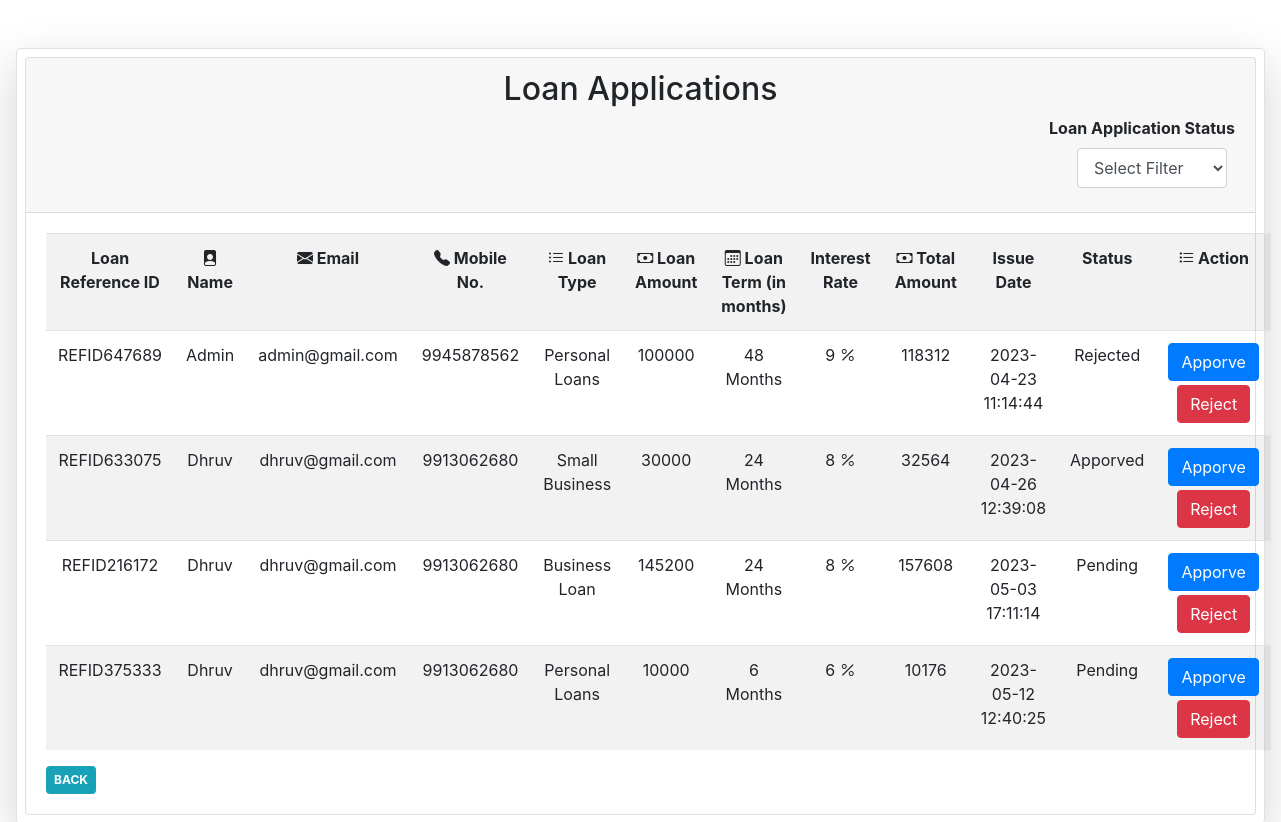
Screenshot of /Partials/_Loans1.php (signed in) with the database file from the repository.
### tables this page shows
CREATE TABLE `loan_application` (
  `id` int(200) NOT NULL,
  `Loan_ID` varchar(50) NOT NULL,
  `U_Name` varchar(50) NOT NULL,
  `Email` varchar(50) NOT NULL,
  `Phone` varchar(15) NOT NULL,
  `Loan_type` varchar(50) NOT NULL,
  `Loan_amount` varchar(100) NOT NULL,
  `Loan_term` int(20) NOT NULL COMMENT 'Loan term in months',
  `Interest_Rate` int(50) NOT NULL,
  `Total_payable_Amount` varchar(50) NOT NULL,
  `Reason` varchar(2048) NOT NULL,
  `Status` varchar(50) NOT NULL,
  `timestamp` datetime NOT NULL
);

### Partials/_Loans1.php (the view, shortened to what this page needs)
<?php
include '_dbconnect.php';
?>
<!DOCTYPE html>
<html>
<head>
    <link rel="stylesheet" href="https://cdn.jsdelivr.net/npm/bootstrap@4.5.3/dist/css/bootstrap.min.css"
>
    <link rel="stylesheet" href="https://cdn.jsdelivr.net/npm/bootstrap-icons@1.10.5/font/bootstrap-icons.css">
    <link rel="stylesheet" type="text/css" href="../assets/css/bootstrap-icons.css">
</head>
<body>
        <div class="row border rounded mx-3 mt-5 p-2 shadow-lg">
                <div class="card " style="width: 1600px;">
                    <div class="card-header text-center pb-0">
                        <h2>Loan Applications</h2>
                        <p class="float-right"><b>Loan Application Status</b><br>
                        <select class="form-control m-2 float-right" style="width:150px; height:40px;" aria-label="Default select example" name="status" id="status" onchange="my_fun(this.value);">
                            <option selected="" disabled="" value="" >Select Filter</option>
                        </select>
                        </p>
                    </div>
                    <div class="card-body">
                        <table class="table table-striped text-center" id="refersh-section">
                            <tr>
                                <th>Loan Reference ID</th>
                                <th><i class="bi bi-file-person-fill"></i> Name</th>
                                <th><i class="bi bi-envelope-fill"></i> Email</th>
                                <th><i class="bi bi-telephone-fill"></i> Mobile No.</th>
                                <th><i class="bi bi-list-ul"></i> Loan Type</th>
                                <th><i class="bi bi-cash"></i> Loan Amount</th>
                                <th><i class="bi bi-calendar3"></i> Loan Term (in months)</th>
                                <th> Interest Rate</th>
                                <th><i class="bi bi-cash"></i> Total Amount</th>
                                <th>Issue Date</th>
                                <th>Status</th>
                                <th><i class="bi bi-list-task"></i> Action</th>
                            </tr>
                            <tr>
                            <?php
                                    $ql1 = "SELECT * FROM `loan_application`";
                                    $que1 = mysqli_query($conn, $ql1);
                                    $res = mysqli_num_rows($que1);
                                    if($res > 0){
                                    for($i=1; $i<=$res;$i++){
                                    $row=mysqli_fetch_array($que1);
                                    ?>
                                    <td>
                                        <?php echo $row['Loan_ID'] ?>
                                    </td>
                                    <td>
                                        <?php echo $row['U_Name'] ?>
                                    </td>
                                    <td>
                                        <?php echo $row['Email'] ?>
                                    </td>
                                    <td>
                                        <?php echo $row['Phone'] ?>
                                    </td>
                                    <td>
                                        <?php echo $row['Loan_type'] ?>
                                    </td>
                                    <td>
                                        <?php echo $row['Loan_amount'] ?>
                                    </td>
                                    <td>
                                        <?php echo $row['Loan_term'] ?> Months
                                    </td>
                                    <td>
                                        <?php echo $row['Interest_Rate'] ?> <i class="bi bi-percent"></i>
                                    </td>
                                    <td>
                                        <?php echo $row['Total_payable_Amount'] ?>
                                    </td>
                                    <td>
                                        <?php echo $row['timestamp'] ?>
                                    </td>
                                    <td>
                                        <?php echo $row['Status'] ?>
                                    </td>
                                    <td>
                                        <form action="" method="POST">
                                       <button type="submit" class="btn btn-primary mb-1" name="Apporve" id="Apporve">Apporve</button><br>
                                       <button type="submit" class="btn btn-danger " name="Reject" id="Reject">Reject</button>
                                    </td>
                                    </tr>
                                    <?php } }  ?>
                        </table>
                        <a href="../Index.php" class="badge badge-info p-2">BACK</a>
                    </div>
                </div>
        </div>
</body>
</html>

### rows the page displays
loan_application: Loan_ID "REFID647689", U_Name "Admin", Email "admin@gmail.com", Phone "9945878562", Loan_type "Personal Loans", Loan_amount "100000", Loan_term "48", Interest_Rate "9", Total_payable_Amount "118312", timestamp "2023-04-23 11:14:44", Status "Rejected"
loan_application: Loan_ID "REFID633075", U_Name "Dhruv", Email "dhruv@gmail.com", Phone "9913062680", Loan_type "Small Business", Loan_amount "30000", Loan_term "24", Interest_Rate "8", Total_payable_Amount "32564", timestamp "2023-04-26 12:39:08", Status "Apporved"
loan_application: Loan_ID "REFID216172", U_Name "Dhruv", Email "dhruv@gmail.com", Phone "9913062680", Loan_type "Business Loan", Loan_amount "145200", Loan_term "24", Interest_Rate "8", Total_payable_Amount "157608", timestamp "2023-05-03 17:11:14", Status "Pending"
loan_application: Loan_ID "REFID375333", U_Name "Dhruv", Email "dhruv@gmail.com", Phone "9913062680", Loan_type "Personal Loans", Loan_amount "10000", Loan_term "6", Interest_Rate "6", Total_payable_Amount "10176", timestamp "2023-05-12 12:40:25", Status "Pending"
